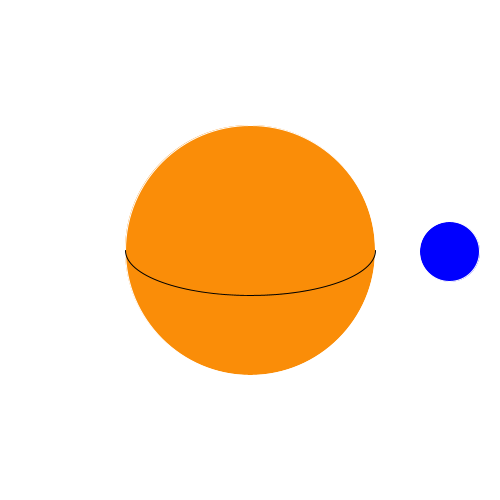
Frame 1 (no input)
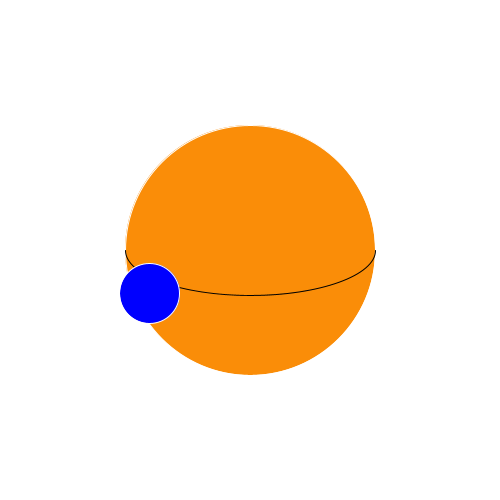
Frame 60 (the mouse pressed at the canvas centre just before this capture)
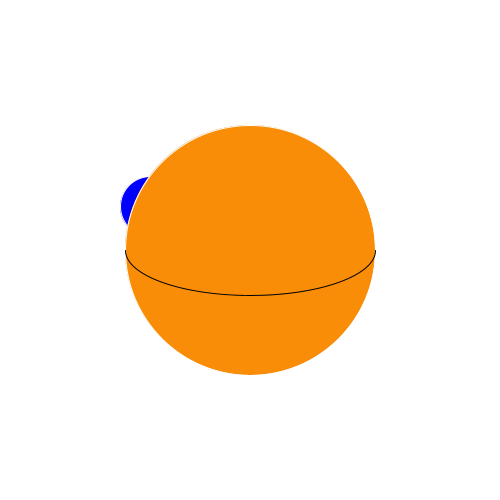
Frame 120 (the mouse held since frame 60 and released just before this capture)

The Processing sketch that drew these frames (run headless with seeded random() and noise(); from frame 60 on, the mouse is pressed at the canvas centre):

// Processing sketch: Q8
// ── Q8.pde
// Declarations of global variables
float moonX = 0;                             // x-ordinate of centre of moon
float moonY = 0;                             // y-ordinate of centre of moon
int moonAngle = 0;                           // angle, in degrees, of moon position in orbit
float moonAngleRadians = 0;                  // angle, in radians, of moon position in orbit
float orbitWidth = 200;                      // horizontal radius of moon orbit
float orbitHeight = 50;                      // vertical radius of moon orbit

// Setup code, executed once when application started up.
void setup ()
{
  size(500, 500);                            // setup moderately sized windo
  stroke(255);                               // initial stroke colour is white
  frameRate(30);                             // slow down frame rate to 30 frames per second
}

// Draw code, executed once every 1/30th of a second to redraw the animation.
void draw () {
  moonAngle = (frameCount * 2) % 360;               // compute moonAngle from framecount
                                                    // taking the modulus by 360 ensures 0 <= moonAngle < 360
  moonAngleRadians = 2 * PI * moonAngle / 360;      // convert angle to radians (360 degrees = 2*PI radians)
  moonX = orbitWidth * cos(moonAngleRadians) + 250; // compute moon x-ordinate using ellipse formula
  moonY = orbitHeight * sin(moonAngleRadians) + 250;// compute moon y-ordinate using ellipse formula

  background(255);                           // clear window and set its colour to white.
  if ((moonAngle >= 0) && (moonAngle < 180)) // test to see if moon is in the first half of its orbit....
  {                                          // ... if it is draw the planet then draw the moon in front of it. 

    // code to draw the planet at fixed position
    fill(250, 141, 8);
    stroke(255);
    ellipse(250, 250, 250, 250);
    stroke(0);
    noFill();
    arc(250, 250, 250, 90, 0, PI);

    // code to draw the moon centered at (moonX, moonY) 
    stroke(255);
    fill(0, 0, 255);
    ellipse(moonX, moonY, 60, 60);

  } else {                                   // ... if it isn't draw the moon and then draw the planet over it.

    // code to draw the moon centered at (moonX, moonY)
    stroke(255);
    fill(0, 0, 255);
    ellipse(moonX, moonY, 60, 60);

    // code to draw the planet at fixed position
    fill(250, 141, 8);
    stroke(255);
    ellipse(250, 250, 250, 250);
    stroke(0);
    noFill();
    arc(250, 250, 250, 90, 0, PI);

  }
}
